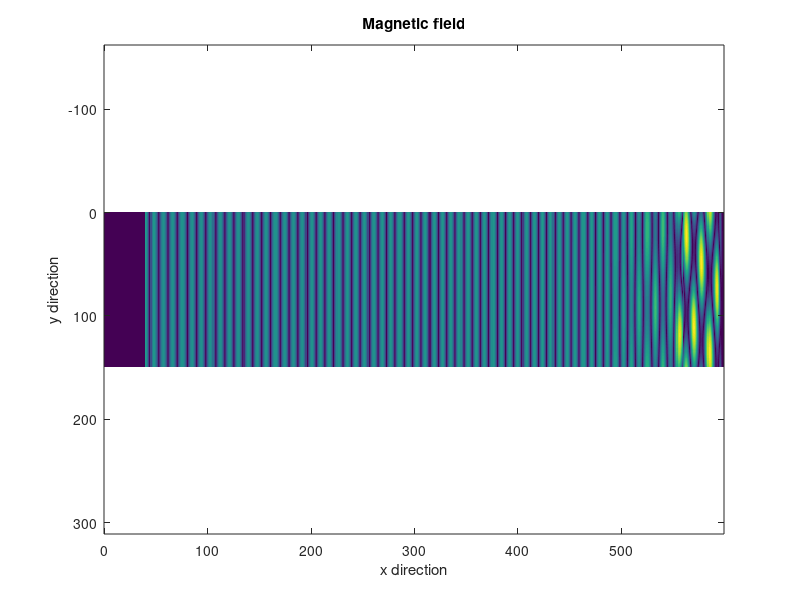

Recreate this plot in MATLAB.
clear all; close all; clc

load Hy5500.dat;

[xmax,ymax] = size(Hy5500);
x = linspace(0,xmax-1,xmax);
y = linspace(0,ymax-1,ymax);

imagesc(x,y,abs(Hy5500'));
axis equal;
axis tight;

xlabel('x direction')
ylabel('y direction')
title('Magnetic field')




